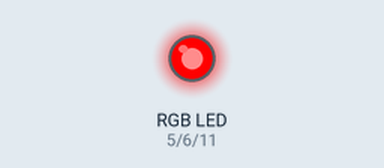
A sketch run on a simulated Arduino Uno, built with avr-gcc and run on an emulated ATmega328P. On the bench: an RGB LED mixed from three pins (HIGH = lit).

Above: at 0.05 s.
At 1.75 s:
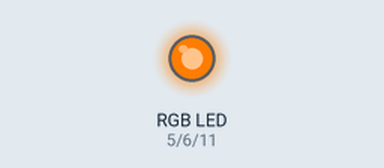
At 2.6 s:
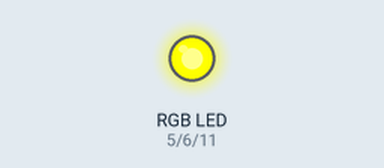
At 3.5 s:
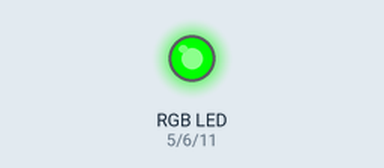
At 5.2 s:
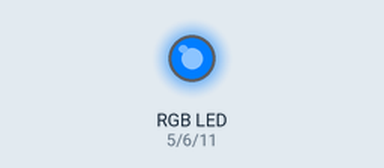
At 6.95 s:
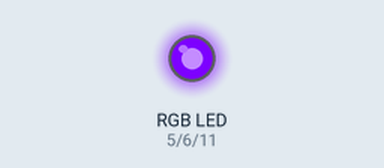
Timing chart, 0 to 9.1 s (numbered marks = the images above):
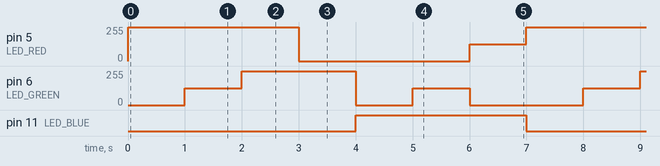

The sketch:

2_2_3.ino
```cpp
#define LED_RED 5
#define LED_GREEN 6
#define LED_BLUE  11

void setup() {
}

void loop() {
  analogWrite(LED_RED,255);
  analogWrite(LED_GREEN,0);
  analogWrite(LED_BLUE,0);
  delay(1000);
  analogWrite(LED_RED,255);
  analogWrite(LED_GREEN,125);
  analogWrite(LED_BLUE,0);
  delay(1000);
  analogWrite(LED_RED,255);
  analogWrite(LED_GREEN,255);
  analogWrite(LED_BLUE,0);
  delay(1000);
  analogWrite(LED_RED,0);
  analogWrite(LED_GREEN,255);
  analogWrite(LED_BLUE,0);
  delay(1000);
  analogWrite(LED_RED,0);
  analogWrite(LED_GREEN,0);
  analogWrite(LED_BLUE,255);
  delay(1000);
  analogWrite(LED_RED,0);
  analogWrite(LED_GREEN,125);
  analogWrite(LED_BLUE,255);
  delay(1000);
  analogWrite(LED_RED,125);
  analogWrite(LED_GREEN,0);
  analogWrite(LED_BLUE,255);
  delay(1000);
}
//2_2_3.ino
```

Measured:
- by itself, pin 5 (LED_RED): repeats every 7.0 s: 0/255 3.0 s, 125/255 1.0 s, 255/255 3.0 s
- by itself, pin 6 (LED_GREEN): repeats every 7.0 s: 255/255 2.0 s, 0/255 1.0 s, 125/255 1.0 s, 0/255 2.0 s, 125/255 1.0 s
- by itself, pin 11 (LED_BLUE): alternates HIGH for 3.0 s and LOW for 4.0 s
